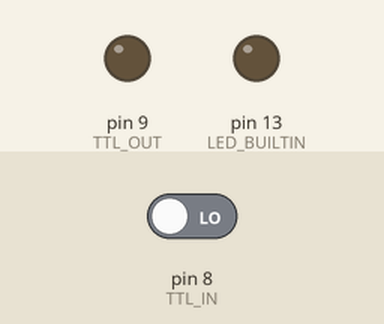
The sketch below on a simulated Arduino Uno, built with avr-gcc and run on an emulated ATmega328P. Parts: output pins drawn as LEDs (lit = HIGH). The inputs (shaded band) are chosen by the test bench; at power-on: pin 8 (TTL_IN) LOW.

Above: at 1.2 s.
1.3 s: pin 8 (TTL_IN) driven HIGH
At 1.8 s:
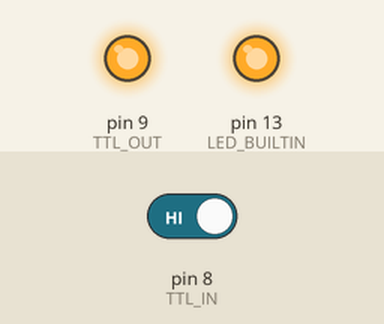
Timing chart, 0 to 7.8 s (numbered marks = the images above; inputs shaded):
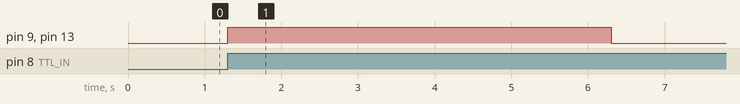

The sketch:

TTLgenerator.ino
```cpp
/*
 * Arduino TTL Pulse Generator
 * PoC (proof of concept)
 * Lukasz Jablonski, Agata Witkowska
 *
 * Upon TTL_IN signal TTL_OUT train will be generated with pulse width of DURATION_PULSE and inter-pulse interval of DURATION_IPI
 */

// Arduino Uno input and output pins
int TTL_IN = 8;
int TTL_OUT = 9;

// Set duration of states (ms)
const int32_t DURATION_PULSE = 5000;
const int32_t  DURATION_IPI = 106000; // inter-pulse interval

void setup() {
  pinMode(TTL_IN, INPUT); // set TTL_IN as input
  pinMode(TTL_OUT, OUTPUT); // set TTL_OUT as output
  pinMode(LED_BUILTIN, OUTPUT);
}

void loop() {
  if(digitalRead(TTL_IN)){
    // DURATION_PULSE
    digitalWrite(TTL_OUT,HIGH);
    digitalWrite(LED_BUILTIN,HIGH);
    delay(DURATION_PULSE);
    // DURATION_IPI
    digitalWrite(TTL_OUT,LOW);
    digitalWrite(LED_BUILTIN,LOW);
    delay(DURATION_IPI);
  }
}
```

Measured:
- after the input at 1.3 s, pin 9 (TTL_OUT), pin 13 (LED_BUILTIN): LOW → HIGH at once, → LOW 5.0 s later
